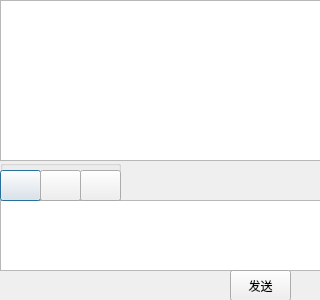
<?xml version="1.0" encoding="UTF-8"?>
<ui version="4.0">
 <class>ChatDialog</class>
 <widget class="QDialog" name="ChatDialog">
  <property name="geometry">
   <rect>
    <x>0</x>
    <y>0</y>
    <width>320</width>
    <height>300</height>
   </rect>
  </property>
  <property name="minimumSize">
   <size>
    <width>320</width>
    <height>300</height>
   </size>
  </property>
  <property name="maximumSize">
   <size>
    <width>320</width>
    <height>300</height>
   </size>
  </property>
  <property name="windowTitle">
   <string>Dialog</string>
  </property>
  <widget class="QTextEdit" name="te_chat">
   <property name="geometry">
    <rect>
     <x>0</x>
     <y>200</y>
     <width>321</width>
     <height>71</height>
    </rect>
   </property>
  </widget>
  <widget class="QTextBrowser" name="tb_chat">
   <property name="geometry">
    <rect>
     <x>0</x>
     <y>0</y>
     <width>321</width>
     <height>161</height>
    </rect>
   </property>
  </widget>
  <widget class="QGroupBox" name="groupBox">
   <property name="geometry">
    <rect>
     <x>0</x>
     <y>160</y>
     <width>121</width>
     <height>41</height>
    </rect>
   </property>
   <property name="title">
    <string/>
   </property>
   <widget class="QPushButton" name="pb_to1">
    <property name="geometry">
     <rect>
      <x>0</x>
      <y>10</y>
      <width>41</width>
      <height>31</height>
     </rect>
    </property>
    <property name="text">
     <string/>
    </property>
   </widget>
   <widget class="QPushButton" name="pb_to2">
    <property name="geometry">
     <rect>
      <x>40</x>
      <y>10</y>
      <width>41</width>
      <height>31</height>
     </rect>
    </property>
    <property name="text">
     <string/>
    </property>
   </widget>
   <widget class="QPushButton" name="pb_to3">
    <property name="geometry">
     <rect>
      <x>80</x>
      <y>10</y>
      <width>41</width>
      <height>31</height>
     </rect>
    </property>
    <property name="text">
     <string/>
    </property>
   </widget>
  </widget>
  <widget class="QPushButton" name="pb_send">
   <property name="geometry">
    <rect>
     <x>230</x>
     <y>270</y>
     <width>61</width>
     <height>31</height>
    </rect>
   </property>
   <property name="text">
    <string>发送</string>
   </property>
  </widget>
 </widget>
 <resources/>
 <connections/>
</ui>
